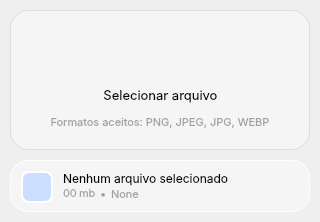
         <widget class="QFrame" name="wdgFileSelectorInfor">
          <property name="sizePolicy">
           <sizepolicy hsizetype="Fixed" vsizetype="Fixed">
            <horstretch>0</horstretch>
            <verstretch>0</verstretch>
           </sizepolicy>
          </property>
          <property name="minimumSize">
           <size>
            <width>0</width>
            <height>222</height>
           </size>
          </property>
          <property name="maximumSize">
           <size>
            <width>16777215</width>
            <height>222</height>
           </size>
          </property>
          <property name="styleSheet">
           <string notr="true">QFrame{
	background-color: qlineargradient(spread:pad, x1:0.506, y1:0, x2:0.516222, y2:1, stop:0 			rgba(255, 255, 255, 255), stop:1 rgba(232, 232, 232, 255));
	border-radius: 26px;
}</string>
          </property>
          <property name="frameShape">
           <enum>QFrame::Shape::NoFrame</enum>
          </property>
          <property name="frameShadow">
           <enum>QFrame::Shadow::Raised</enum>
          </property>
          <layout class="QVBoxLayout" name="verticalLayout_4">
           <property name="spacing">
            <number>10</number>
           </property>
           <property name="leftMargin">
            <number>10</number>
           </property>
           <property name="topMargin">
            <number>10</number>
           </property>
           <property name="rightMargin">
            <number>10</number>
           </property>
           <property name="bottomMargin">
            <number>10</number>
           </property>
           <item>
            <widget class="QWidget" name="wdgFileSelector" native="true">
             <property name="minimumSize">
              <size>
               <width>300</width>
               <height>140</height>
              </size>
             </property>
             <property name="maximumSize">
              <size>
               <width>300</width>
               <height>140</height>
              </size>
             </property>
             <property name="font">
              <font>
               <pointsize>11</pointsize>
              </font>
             </property>
             <property name="cursor">
              <cursorShape>PointingHandCursor</cursorShape>
             </property>
             <property name="focusPolicy">
              <enum>Qt::FocusPolicy::ClickFocus</enum>
             </property>
             <property name="toolTip">
              <string>Carregar Imagem (Ctrl+O)</string>
             </property>
             <property name="styleSheet">
              <string notr="true">QWidget {
	background-color: rgb(245, 245, 245);
    border: 1px solid rgb(221, 221, 221);
    border-radius: 18px;
}

QLabel {
	border: none;
	color: #000000;
	background-color: none;
}
</string>
             </property>
             <layout class="QVBoxLayout" name="verticalLayout_5">
              <property name="leftMargin">
               <number>16</number>
              </property>
              <property name="topMargin">
               <number>16</number>
              </property>
              <property name="rightMargin">
               <number>16</number>
              </property>
              <property name="bottomMargin">
               <number>16</number>
              </property>
              <item>
               <widget class="QLabel" name="lblIcon">
                <property name="maximumSize">
                 <size>
                  <width>16777215</width>
                  <height>16777215</height>
                 </size>
                </property>
                <property name="text">
                 <string/>
                </property>
                <property name="pixmap">
                 <pixmap resource="../assets/icons/resource_icons.qrc">:/icons/folder.png</pixmap>
                </property>
                <property name="alignment">
                 <set>Qt::AlignmentFlag::AlignCenter</set>
                </property>
               </widget>
              </item>
              <item>
               <layout class="QVBoxLayout" name="verticalLayout_6">
                <property name="spacing">
                 <number>2</number>
                </property>
                <item>
                 <layout class="QHBoxLayout" name="horizontalLayout_4">
                  <item>
                   <spacer name="horizontalSpacer_4">
                    <property name="orientation">
                     <enum>Qt::Orientation::Horizontal</enum>
                    </property>
                    <property name="sizeHint" stdset="0">
                     <size>
                      <width>40</width>
                      <height>20</height>
                     </size>
                    </property>
                   </spacer>
                  </item>
                  <item>
                   <widget class="QLabel" name="lblTitleFileSelector_2">
                    <property name="sizePolicy">
                     <sizepolicy hsizetype="Preferred" vsizetype="Minimum">
                      <horstretch>0</horstretch>
                      <verstretch>0</verstretch>
                     </sizepolicy>
                    </property>
                    <property name="maximumSize">
                     <size>
                      <width>16777215</width>
                      <height>16777215</height>
                     </size>
                    </property>
                    <property name="font">
                     <font>
                      <family>Inter</family>
                      <pointsize>10</pointsize>
                      <stylestrategy>PreferDefault</stylestrategy>
                      <kerning>true</kerning>
                      <hintingpreference>PreferNoHinting</hintingpreference>
                      <fontweight>DemiBold</fontweight>
                     </font>
                    </property>
                    <property name="styleSheet">
                     <string notr="true">QLabel {
	border: none;
	color: rgb(0, 0, 0);
}</string>
                    </property>
                    <property name="text">
                     <string>Selecionar arquivo</string>
                    </property>
                    <property name="alignment">
                     <set>Qt::AlignmentFlag::AlignCenter</set>
                    </property>
                   </widget>
                  </item>
                  <item>
                   <spacer name="horizontalSpacer_5">
                    <property name="orientation">
                     <enum>Qt::Orientation::Horizontal</enum>
                    </property>
                    <property name="sizeHint" stdset="0">
                     <size>
                      <width>40</width>
                      <height>20</height>
                     </size>
                    </property>
                   </spacer>
                  </item>
                 </layout>
                </item>
                <item>
                 <widget class="QLabel" name="label_85">
                  <property name="maximumSize">
                   <size>
                    <width>16777215</width>
                    <height>16777215</height>
                   </size>
                  </property>
                  <property name="font">
                   <font>
                    <family>Inter</family>
                    <pointsize>8</pointsize>
                    <hintingpreference>PreferNoHinting</hintingpreference>
                   </font>
                  </property>
                  <property name="styleSheet">
                   <string notr="true">QLabel{
	color: rgb(161, 161, 161)
}</string>
                  </property>
                  <property name="text">
                   <string>Formatos aceitos: PNG, JPEG, JPG, WEBP</string>
                  </property>
                  <property name="alignment">
                   <set>Qt::AlignmentFlag::AlignCenter</set>
                  </property>
                 </widget>
                </item>
               </layout>
              </item>
             </layout>
            </widget>
           </item>
           <item>
            <widget class="QFrame" name="frame_4">
             <property name="minimumSize">
              <size>
               <width>300</width>
               <height>52</height>
              </size>
             </property>
             <property name="maximumSize">
              <size>
               <width>300</width>
               <height>52</height>
              </size>
             </property>
             <property name="styleSheet">
              <string notr="true">QFrame {
	background-color: rgb(245, 245, 245);
    border: 1px solid rgb(255, 255, 255);
    border-radius: 18px;
}

QLabel {
	border: none;
	color: #000000;
	background-color: none;
}
</string>
             </property>
             <property name="frameShape">
              <enum>QFrame::Shape::StyledPanel</enum>
             </property>
             <property name="frameShadow">
              <enum>QFrame::Shadow::Raised</enum>
             </property>
             <layout class="QHBoxLayout" name="horizontalLayout_5">
              <property name="spacing">
               <number>10</number>
              </property>
              <property name="leftMargin">
               <number>10</number>
              </property>
              <property name="topMargin">
               <number>10</number>
              </property>
              <property name="rightMargin">
               <number>10</number>
              </property>
              <property name="bottomMargin">
               <number>10</number>
              </property>
              <item>
               <widget class="QFrame" name="frame_5">
                <property name="minimumSize">
                 <size>
                  <width>32</width>
                  <height>32</height>
                 </size>
                </property>
                <property name="maximumSize">
                 <size>
                  <width>32</width>
                  <height>32</height>
                 </size>
                </property>
                <property name="styleSheet">
                 <string notr="true">QFrame {
	background-color: rgb(204, 222, 255);
    border: 2px solid rgb(255, 255, 255);
    border-radius: 8px;
}

QLabel {
	border: none;
	color: #000000;
	background-color: none;
}
</string>
                </property>
                <property name="frameShape">
                 <enum>QFrame::Shape::StyledPanel</enum>
                </property>
                <property name="frameShadow">
                 <enum>QFrame::Shadow::Raised</enum>
                </property>
                <layout class="QGridLayout" name="gridLayout_2">
                 <property name="leftMargin">
                  <number>2</number>
                 </property>
                 <property name="topMargin">
                  <number>2</number>
                 </property>
                 <property name="rightMargin">
                  <number>2</number>
                 </property>
                 <property name="bottomMargin">
                  <number>2</number>
                 </property>
                 <property name="spacing">
                  <number>2</number>
                 </property>
                 <item row="0" column="0">
                  <widget class="QLabel" name="label_2">
                   <property name="maximumSize">
                    <size>
                     <width>16</width>
                     <height>14</height>
                    </size>
                   </property>
                   <property name="text">
                    <string/>
                   </property>
                   <property name="pixmap">
                    <pixmap resource="../assets/icons/resource_icons.qrc">:/icons/img.svg</pixmap>
                   </property>
                   <property name="alignment">
                    <set>Qt::AlignmentFlag::AlignCenter</set>
                   </property>
                   <property name="openExternalLinks">
                    <bool>false</bool>
                   </property>
                  </widget>
                 </item>
                </layout>
               </widget>
              </item>
              <item>
               <layout class="QVBoxLayout" name="verticalLayout_73">
                <property name="spacing">
                 <number>0</number>
                </property>
                <item>
                 <layout class="QHBoxLayout" name="horizontalLayout_113">
                  <property name="spacing">
                   <number>0</number>
                  </property>
                  <item>
                   <widget class="QLabel" name="lblFileName">
                    <property name="font">
                     <font>
                      <family>Inter</family>
                      <pointsize>9</pointsize>
                      <bold>false</bold>
                      <hintingpreference>PreferNoHinting</hintingpreference>
                     </font>
                    </property>
                    <property name="styleSheet">
                     <string notr="true">QLabel {
	color: rgb(0, 0, 0);
}</string>
                    </property>
                    <property name="text">
                     <string>Nenhum arquivo selecionado</string>
                    </property>
                   </widget>
                  </item>
                  <item>
                   <spacer name="horizontalSpacer_115">
                    <property name="orientation">
                     <enum>Qt::Orientation::Horizontal</enum>
                    </property>
                    <property name="sizeHint" stdset="0">
                     <size>
                      <width>40</width>
                      <height>20</height>
                     </size>
                    </property>
                   </spacer>
                  </item>
                 </layout>
                </item>
                <item>
                 <layout class="QHBoxLayout" name="horizontalLayout_114">
                  <property name="spacing">
                   <number>4</number>
                  </property>
                  <item>
                   <layout class="QHBoxLayout" name="horizontalLayout_6">
                    <property name="spacing">
                     <number>2</number>
                    </property>
                    <item>
                     <widget class="QLabel" name="lblFileSize">
                      <property name="sizePolicy">
                       <sizepolicy hsizetype="Preferred" vsizetype="Fixed">
                        <horstretch>0</horstretch>
                        <verstretch>0</verstretch>
                       </sizepolicy>
                      </property>
                      <property name="minimumSize">
                       <size>
                        <width>0</width>
                        <height>0</height>
                       </size>
                      </property>
                      <property name="maximumSize">
                       <size>
                        <width>16777215</width>
                        <height>16777215</height>
                       </size>
                      </property>
                      <property name="font">
                       <font>
                        <family>Inter</family>
                        <pointsize>8</pointsize>
                        <hintingpreference>PreferNoHinting</hintingpreference>
                       </font>
                      </property>
                      <property name="styleSheet">
                       <string notr="true">QLabel{
	color: rgb(161, 161, 161);
}</string>
                      </property>
                      <property name="text">
                       <string>00</string>
                      </property>
                      <property name="wordWrap">
                       <bool>false</bool>
                      </property>
                      <property name="openExternalLinks">
                       <bool>false</bool>
                      </property>
                     </widget>
                    </item>
                    <item>
                     <widget class="QLabel" name="lblFileSizeMB">
                      <property name="sizePolicy">
                       <sizepolicy hsizetype="Preferred" vsizetype="Fixed">
                        <horstretch>0</horstretch>
                        <verstretch>0</verstretch>
                       </sizepolicy>
                      </property>
                      <property name="minimumSize">
                       <size>
                        <width>0</width>
                        <height>0</height>
                       </size>
                      </property>
                      <property name="maximumSize">
                       <size>
                        <width>16777215</width>
                        <height>16777215</height>
                       </size>
                      </property>
                      <property name="font">
                       <font>
                        <family>Inter</family>
                        <pointsize>8</pointsize>
                        <hintingpreference>PreferNoHinting</hintingpreference>
                       </font>
                      </property>
                      <property name="styleSheet">
                       <string notr="true">QLabel{
	color: rgb(161, 161, 161);
}</string>
                      </property>
                      <property name="text">
                       <string>mb</string>
                      </property>
                      <property name="wordWrap">
                       <bool>false</bool>
                      </property>
                      <property name="openExternalLinks">
                       <bool>false</bool>
                      </property>
                     </widget>
                    </item>
                   </layout>
                  </item>
                  <item>
                   <widget class="QLabel" name="lblDiv">
                    <property name="sizePolicy">
                     <sizepolicy hsizetype="Minimum" vsizetype="Minimum">
                      <horstretch>0</horstretch>
                      <verstretch>0</verstretch>
                     </sizepolicy>
                    </property>
                    <property name="minimumSize">
                     <size>
                      <width>0</width>
                      <height>0</height>
                     </size>
                    </property>
                    <property name="maximumSize">
                     <size>
                      <width>16777215</width>
                      <height>16777215</height>
                     </size>
                    </property>
                    <property name="font">
                     <font>
                      <family>Inter</family>
                      <pointsize>8</pointsize>
                     </font>
                    </property>
                    <property name="styleSheet">
                     <string notr="true">QLabel{
	color: rgb(161, 161, 161);
}</string>
                    </property>
                    <property name="text">
                     <string>•</string>
                    </property>
                    <property name="wordWrap">
                     <bool>false</bool>
                    </property>
                    <property name="openExternalLinks">
                     <bool>false</bool>
                    </property>
                   </widget>
                  </item>
                  <item>
                   <widget class="QLabel" name="lblFilePath">
                    <property name="maximumSize">
                     <size>
                      <width>16777215</width>
                      <height>18</height>
                     </size>
                    </property>
                    <property name="font">
                     <font>
                      <family>Inter</family>
                      <pointsize>8</pointsize>
                      <hintingpreference>PreferNoHinting</hintingpreference>
                     </font>
                    </property>
                    <property name="cursor">
                     <cursorShape>ArrowCursor</cursorShape>
                    </property>
                    <property name="styleSheet">
                     <string notr="true">QLabel{
	color: rgb(161, 161, 161);
}</string>
                    </property>
                    <property name="text">
                     <string>None</string>
                    </property>
                    <property name="textFormat">
                     <enum>Qt::TextFormat::AutoText</enum>
                    </property>
                    <property name="textInteractionFlags">
                     <set>Qt::TextInteractionFlag::NoTextInteraction</set>
                    </property>
                   </widget>
                  </item>
                  <item>
                   <spacer name="horizontalSpacer_116">
                    <property name="orientation">
                     <enum>Qt::Orientation::Horizontal</enum>
                    </property>
                    <property name="sizeHint" stdset="0">
                     <size>
                      <width>40</width>
                      <height>20</height>
                     </size>
                    </property>
                   </spacer>
                  </item>
                 </layout>
                </item>
               </layout>
              </item>
             </layout>
            </widget>
           </item>
          </layout>
         </widget>
